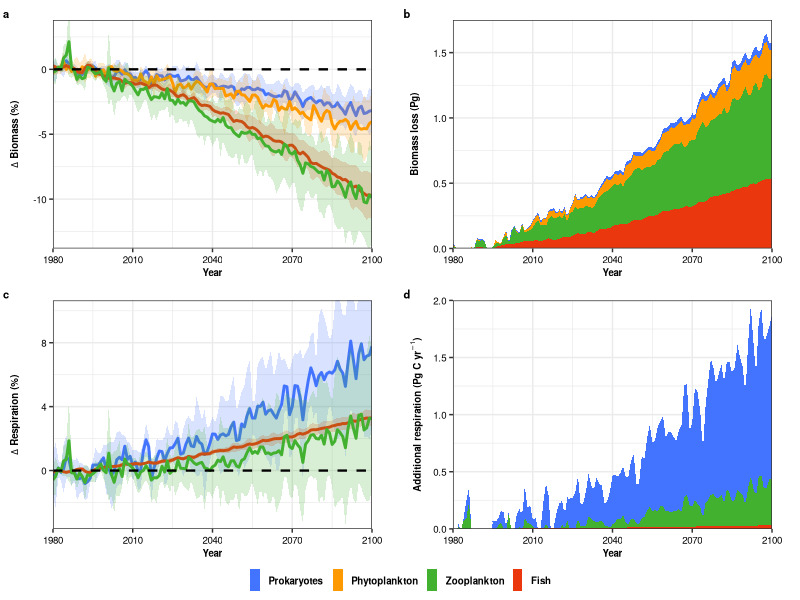

Source code (R):
### Climate change projections (biomass and respiration)

library(dplyr)
library(ggplot2)
library(raster)
library(dplyr)
library(tidyr)
library(reshape2)
library(ggpubr)
library(ggthemes)
library(data.table)

year_data <- read.csv("./data/year_data_processed_epipelagic.csv")

### BIOMASS
tot_bac_biomass1 <- 1.7 # Pg wet biomass, from this study
tot_phy_biomass1 <- 5.4 # Pg wet biomass, from Hatton et al., 2021
tot_zoo_biomass1 <- 7.8 # Pg wet biomass, from Hatton et al., 2021
tot_fish_biomass1 <- 5.5 # Pg wet biomass, from Hatton et al., 2021

#### RESPIRATION
tot_zoo_resp <- 12.4 # from Nowicki and Devries, 2021
tot_fish_resp <- 0.94 # from Bianchi et al. 2020
tot_bac_resp <- 18.5 # 18.5 Pg respiration, from data
tot_bac_growth <- 1.6 # 1.6 Pg production, from data
tot_bac_demand <- tot_bac_resp + tot_bac_growth

### CALCULATE DELTA BIOMASS FOR BACTERIA, ZOOPLANKTON AND FISH, YEAR DATA
hist_data <- year_data %>% dplyr::filter(Year %in% 1980:1999) %>% dplyr::group_by(Model) %>% 
                dplyr::summarise(hist_bac_biomass = mean(bac_biomass_gC),
                                 hist_phy_biomass = mean(phyc_vint_gC),
                                 hist_fish_biomass = mean(fish_biomass_lotze),
                                 hist_zoo_biomass = mean(zooplankton_gC),
                                 hist_bac_resp = mean(bac_resp_gC_d),
                                 hist_zoo_resp = mean(zoo_resp),
                                 hist_fish_resp = mean(fish_resp)) %>% dplyr::ungroup()

year_data2 <- left_join(year_data, hist_data, by = c("Model" = "Model")) %>% 
                    dplyr::select(Year, Experiment, Model, bac_biomass_gC, fish_biomass_lotze,
                                  zooplankton_gC, phyc_vint_gC, hist_bac_biomass,  hist_fish_biomass, hist_zoo_biomass, hist_phy_biomass,
                                  hist_fish_resp, hist_zoo_resp, hist_bac_resp, bac_resp_gC_d, zoo_resp, fish_resp) %>%
                    dplyr::mutate(bac_biomass = (bac_biomass_gC - hist_bac_biomass)/hist_bac_biomass*100,
                                  phy_biomass = (phyc_vint_gC - hist_phy_biomass)/hist_phy_biomass*100,
                                  zoo_biomass = (zooplankton_gC - hist_zoo_biomass)/hist_zoo_biomass*100,
                                  fish_biomass = (fish_biomass_lotze - hist_fish_biomass)/hist_fish_biomass*100,
                                  abs_bac_biomass = -tot_bac_biomass1*(bac_biomass/100),
                                  abs_phy_biomass = -tot_phy_biomass1*(phy_biomass/100),
                                  abs_zoo_biomass = -tot_zoo_biomass1*(zoo_biomass/100),
                                  abs_fish_biomass = -tot_fish_biomass1*(fish_biomass/100),
                                  bac_resp = (bac_resp_gC_d - hist_bac_resp)/hist_bac_resp*100,
                                  zoo_resp = (zoo_resp - hist_zoo_resp)/hist_zoo_resp*100,
                                  fish_resp = (fish_resp - hist_fish_resp)/hist_fish_resp*100,
                                  abs_bac_resp = tot_bac_resp*(bac_resp/100),
                                  abs_fish_resp = tot_fish_resp*(fish_resp/100),
                                  abs_zoo_resp = tot_zoo_resp*(zoo_resp/100))

year_data_gg <- year_data2 %>% dplyr::group_by(Year, Experiment) %>% 
                          summarise(mean_bac_biomass = mean(bac_biomass),
                                    mean_fish_biomass = mean(fish_biomass),
                                    mean_zoo_biomass = mean(zoo_biomass),
                                    mean_phy_biomass = mean(phy_biomass),
                                    mean_abs_bac_biomass = mean(abs_bac_biomass),
                                    mean_abs_phy_biomass = mean(abs_phy_biomass),
                                    mean_abs_zoo_biomass = mean(abs_zoo_biomass),
                                    mean_abs_fish_biomass = mean(abs_fish_biomass),
                                    sd_zoo_biomass = sd(zoo_biomass),
                                    sd_phy_biomass = sd(phy_biomass),
                                    sd_bac_biomass = sd(bac_biomass),
                                    sd_fish_biomass = sd(fish_biomass),
                                    bac_biomass_l = mean_bac_biomass - sd_bac_biomass,
                                    bac_biomass_u = mean_bac_biomass + sd_bac_biomass,
                                    phy_biomass_l = mean_phy_biomass - sd_phy_biomass,
                                    phy_biomass_u = mean_phy_biomass + sd_phy_biomass,
                                    fish_biomass_l = mean_fish_biomass - sd_fish_biomass,
                                    fish_biomass_u = mean_fish_biomass + sd_fish_biomass,
                                    zoo_biomass_l = mean_zoo_biomass - sd_zoo_biomass,
                                    zoo_biomass_u = mean_zoo_biomass + sd_zoo_biomass,
                                    mean_bac_resp = mean(bac_resp),
                                    mean_zoo_resp = mean(zoo_resp),
                                    mean_fish_resp = mean(fish_resp),
                                    sd_bac_resp = sd(bac_resp),
                                    sd_zoo_resp = sd(zoo_resp),
                                    sd_fish_resp = sd(fish_resp),
                                    bac_resp_u = mean_bac_resp + sd_bac_resp,
                                    bac_resp_l = mean_bac_resp - sd_bac_resp,
                                    zoo_resp_u = mean_zoo_resp + sd_zoo_resp,
                                    zoo_resp_l = mean_zoo_resp - sd_zoo_resp,
                                    fish_resp_u = mean_fish_resp + sd_fish_resp,
                                    fish_resp_l = mean_fish_resp - sd_fish_resp,
                                    mean_abs_bac_resp = mean(abs_bac_resp),
                                    mean_abs_fish_resp = mean(abs_fish_resp),
                                    mean_abs_zoo_resp = mean(abs_zoo_resp),
                                    .groups = "drop") %>%
                            dplyr::filter(Experiment %in% c("historical", "ssp370")) 


theme_save <- theme(axis.title = element_text(size = 7, face = "bold"),
                    plot.title = element_blank(),
                    axis.text = element_text(size = 7, colour = "black"),
                    plot.margin = unit(c(1,1.4,0.1,0.5), "lines"),
                    legend.title = element_blank(),
                    legend.key.width = unit(0.3, "cm"),
                    legend.text = element_text(size = 7, face = "bold"))

plot_list <- list()

colors <- c("Prokaryotes" = "#4274FF", "Phytoplankton" = "#ff9900", "Zooplankton" = "#42B12F", "Fish" = "#EB370D")
colors2 <- c("#4274FF","#ff9900","#42B12F","#EB370D")

plot_list[[1]] <- ggplot(year_data_gg) +
  geom_ribbon(aes(x = Year, ymin=bac_biomass_l,ymax=bac_biomass_u, fill = "Prokaryotes"), alpha=0.2) +
  geom_line(aes(x = Year, y = mean_bac_biomass, color = "Prokaryotes"), linewidth = 1) +
  geom_ribbon(aes(x = Year, ymin=phy_biomass_l,ymax=phy_biomass_u, fill = "Phytoplankton"), alpha=0.2) +
  geom_line(aes(x = Year, y = mean_phy_biomass, color = "Phytoplankton"), linewidth = 1) +
    geom_ribbon(aes(x = Year, ymin=fish_biomass_l,ymax=fish_biomass_u, fill = "Fish"), alpha=0.2) +
    geom_line(aes(x = Year, y = mean_fish_biomass, color = "Fish"), linewidth = 1) +
  geom_ribbon(aes(x = Year, ymin=zoo_biomass_l,ymax=zoo_biomass_u, fill = "Zooplankton"), alpha=0.2) +
  geom_line(aes(x = Year, y = mean_zoo_biomass, color = "Zooplankton"), linewidth = 1) +
  geom_hline(yintercept = 0, color = "black", linetype = "dashed", linewidth =0.8)+ theme_bw() + theme_save +
  scale_x_continuous(expand = c(0,0)) + scale_y_continuous() + xlab("") + ylab("")+
  coord_cartesian(ylim =c(-13,3), xlim = c(1980,2100))+
  labs(title = "", x = "Year", y = expression(bold(paste(Delta,  " Biomass (%)"))), color = "")+  
  scale_color_manual(values = colors,breaks = c("Prokaryotes","Phytoplankton", "Zooplankton", "Fish"),aesthetics = c("colour", "fill")) +
  guides(fill = guide_legend(override.aes = list(size = 1, alpha = 1)), color = "none")


stacked_gg <- year_data_gg %>% dplyr::rename("stack1" = "mean_abs_bac_biomass", "stack2" = "mean_abs_phy_biomass", "stack3" = "mean_abs_zoo_biomass", "stack4" = "mean_abs_fish_biomass")%>% dplyr::select(Year, stack1, stack2, stack3, stack4) %>%
                  gather(variable, value, -Year)


plot_list[[2]] <- ggplot(stacked_gg) + geom_area(aes(x=Year, y = value, fill = variable)) + theme_bw() + theme_save +
  scale_x_continuous(expand = c(0,0)) + scale_y_continuous(expand = c(0,0)) + xlab("") + ylab("")+
  coord_cartesian(ylim =c(0,1.75), xlim = c(1980,2100))+
  labs(title = "", x = "Year", y = "Biomass loss (Pg)", color = "")+  
  scale_color_manual(values = colors2, labels = c("Prokaryotes", "Phytoplankton", "Zooplankton","Fish"),aesthetics = c("colour", "fill")) +
  guides(fill = guide_legend(override.aes = list(size = 1, alpha = 1)), color = "none")+
  guides(fill = guide_legend(override.aes = list(alpha = 1)), color = "none")



#### RESPIRATION

plot_list[[3]] <- ggplot(year_data_gg) +
  geom_ribbon(aes(x = Year, ymin=bac_resp_l,ymax=bac_resp_u, fill = "Prokaryotes"), alpha=0.2) +
  geom_line(aes(x = Year, y = mean_bac_resp, color = "Prokaryotes"), linewidth = 1) +
  geom_ribbon(aes(x = Year, ymin=fish_resp_l,ymax=fish_resp_u, fill = "Fish"), alpha=0.2) +
  geom_line(aes(x = Year, y = mean_fish_resp, color = "Fish"), linewidth = 1) +
  geom_ribbon(aes(x = Year, ymin=zoo_resp_l,ymax=zoo_resp_u, fill = "Zooplankton"), alpha=0.2) +
  geom_line(aes(x = Year, y = mean_zoo_resp, color = "Zooplankton"), linewidth = 1) +
  geom_hline(yintercept = 0, color = "black", linetype = "dashed", linewidth =0.8)+ theme_bw() + theme_save +
  scale_x_continuous(expand = c(0,0)) + scale_y_continuous() + xlab("") + ylab("")+
  coord_cartesian(ylim =c(-3,10), xlim = c(1980,2100))+
  labs(title = "", x = "Year", y = expression(bold(paste(Delta,  " Respiration (%)"))), color = "")+  
  scale_color_manual(values = colors,breaks = c("Prokaryotes", "Zooplankton", "Fish"),aesthetics = c("colour", "fill")) +
  guides(fill = guide_legend(override.aes = list(size = 1, alpha = 1)), color = "none")


stacked_gg <- year_data_gg %>% dplyr::rename("stack1" = "mean_abs_bac_resp", "stack2" = "mean_abs_zoo_resp", "stack3" = "mean_abs_fish_resp") %>% dplyr::select(Year, stack1, stack2, stack3) %>%
  gather(variable, value, -Year) 

plot_list[[4]] <- ggplot(stacked_gg) + geom_area(aes(x=Year, y = value, fill = variable)) + theme_bw() + theme_save +
  scale_x_continuous(expand = c(0,0)) + scale_y_continuous(expand = c(0,0)) + xlab("") + ylab("")+
  coord_cartesian(ylim =c(0,2), xlim = c(1980,2100))+
  labs(title = "", x = "Year", y = expression(bold(paste("Additional respiration (Pg C yr"^{-1}, ")", sep = ""))), color = "")+  
  scale_color_manual(values = colors2[c(1,3,4)], labels = c("Prokaryotes", "Zooplankton", "Fish"),aesthetics = c("colour", "fill")) +
  guides(fill = guide_legend(override.aes = list(size = 1, alpha = 1)), color = "none")+
  guides(fill = guide_legend(override.aes = list(alpha = 1)), color = "none")

figure <- ggpubr::ggarrange(plotlist = plot_list, labels = c("a", "b", "c", "d"), font.label = list(size = 8), hjust = -.5, vjust =2, align = 'hv', common.legend = TRUE,legend = "bottom", nrow = 2, ncol = 2)
ggsave(plot = figure, filename = "figures/Figure4.jpeg", width = 178, height = 150, units = "mm")
